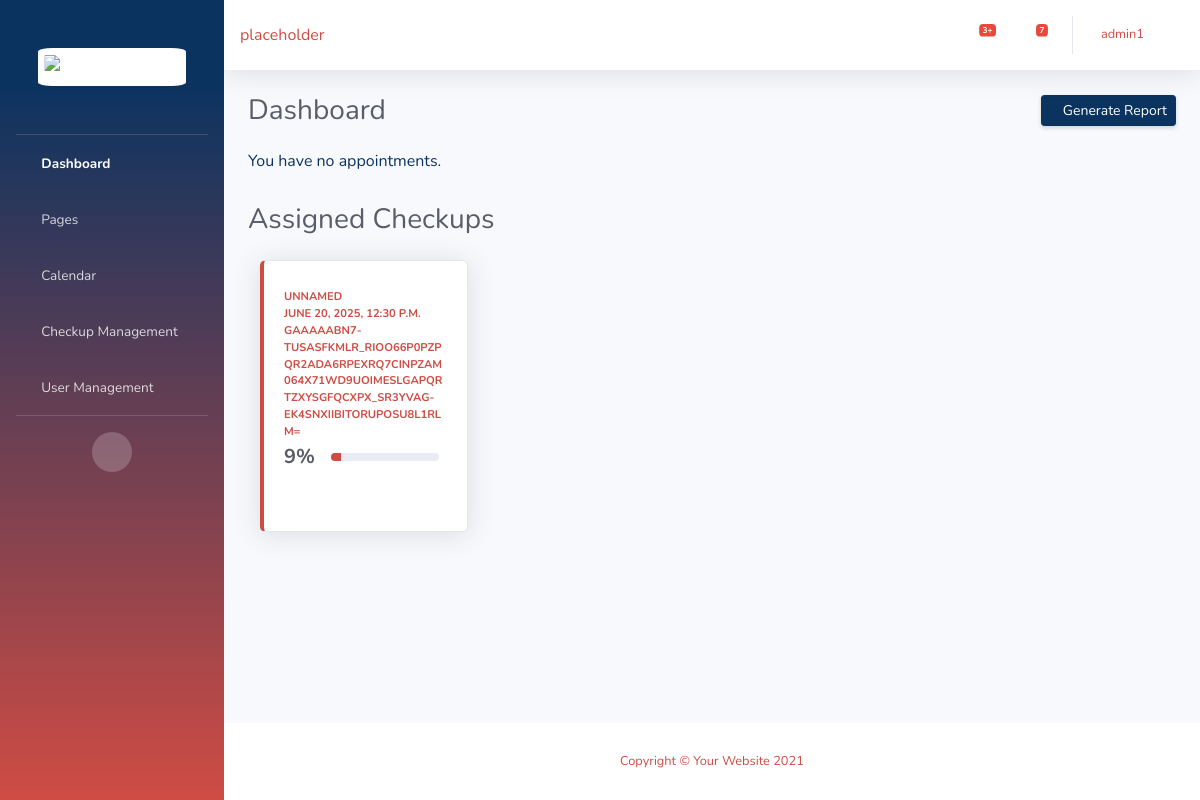
The app's page /home/ (signed in), older data.
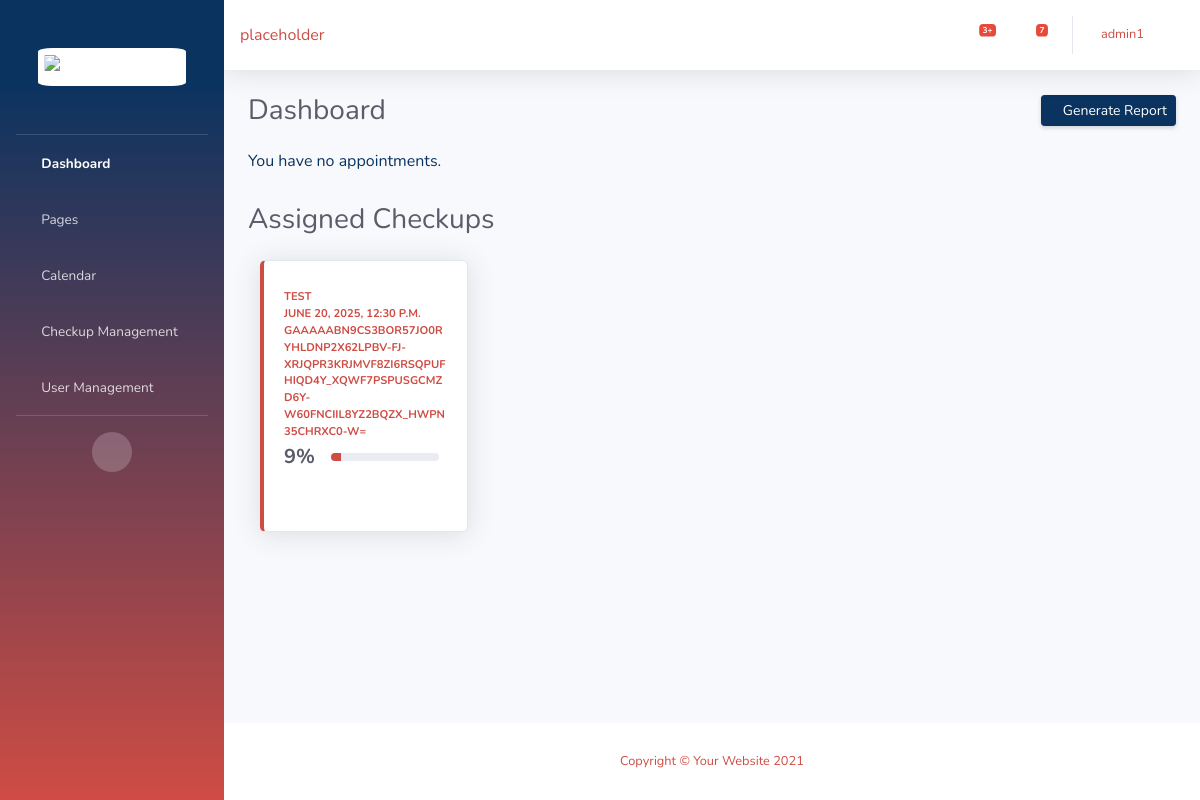
The same page, newer data.
### app/models.py (models this page shows, shortened)
class Checkup(models.Model):
    customer = models.ForeignKey(User, on_delete=models.CASCADE, blank=True,null=True)
    name = models.CharField(max_length=50,default="Unnamed")
    address = EncryptedCharField(max_length=100)
    contact = EncryptedCharField(max_length=150,blank=True,null=True)
    status = models.CharField(max_length=50,default='Pending')
    inspectors = models.ManyToManyField(User, related_name='inspector', default=1)
    startDT = models.DateTimeField(null=True)
    departDT = models.DateTimeField(null=True)
    comments = models.TextField(blank=True,null=True)
    def completion_percentage(self):
        total_items = self.items.count()
        if total_items == 0:
            return 0
        completed_items = self.items.filter(is_completed=True).count()
        return round((completed_items / total_items) * 100)

### app/views.py (the view)
# urls.py: 2. Add a URL to urlpatterns:  path('', views.home, name='home')
@login_required
def home(request):
    if (request.user.is_authenticated != True):
        print("You not logged in")
        return redirect('login')
    yourCheckups = Checkup.objects.filter(customer=request.user)
    assignedCheckups = Checkup.objects.filter(inspectors=request.user)
    context = {'assignedChecks':assignedCheckups,'yourChecks':yourCheckups}
    return render(request, 'base.html', Context(request,context))

### app/models.py (called while the page is built)
def Context(request, extra=None):
    BasicContext = {'user':request.user}
    if extra != None:
        return {k: v for d in (BasicContext, extra) for k, v in d.items()}
    else:
        return BasicContext

### app/templates/base.html (shortened to what the changed rows need)
<!DOCTYPE html>
{% load static %}
<html lang="en">
  <head>
    <link
      href="{% static 'vendor/fontawesome-free/css/all.min.css' %}"
      rel="stylesheet"
      type="text/css"
    />
    <link href="{% static 'css/sb-admin-2.css' %}" rel="stylesheet" />
  </head>
  <body id="page-top">
    <div id="wrapper">
      <div id="content-wrapper" class="d-flex flex-column">
        <div id="content">
          {% block content %}
          <div class="container-fluid">
            <div class="d-sm-flex align-items-center justify-content-between mb-4">
              <h1 class="h3 mb-0 text-gray-800">Dashboard</h1>
            </div>
            {% if user.groups.all.0.name == 'Inspector' %}
            <div class="d-sm-flex align-items-center justify-content-between mb-4">
              <h1 class="h3 mb-0 text-gray-800">Assigned Checkups</h1>
            </div>
            {% for i in assignedChecks %}{% if i.status != Complete %}
            <div class="col-xl-3 col-md-6 mb-4">
              <div class="card border-left-info shadow h-100 py-2">
                <div class="card-body">
                  <a href="{% url 'Edit' checkup_id=i.id %}">
                    <div class="row no-gutters align-items-center">
                      <div class="col mr-2">
                        <div class="text-xs font-weight-bold text-info text-uppercase mb-1">
                          {{ i.name }}<br />{{ i.startDT }}<br />{{ i.address }}
                        </div>
                        <div class="row no-gutters align-items-center">
                          <div class="col-auto">
                            <div class="h5 mb-0 mr-3 font-weight-bold text-gray-800">
                              {{ i.completion_percentage }}%
                            </div>
                          </div>
                          <div class="col">
                            <div class="progress progress-sm mr-2">
                              <div
                                class="progress-bar bg-info"
                                role="progressbar"
                                style="width: {{ i.completion_percentage }}%"
                                aria-valuenow="50"
                                aria-valuemin="0"
                                aria-valuemax="100"
                              ></div>
                            </div>
                          </div>
                        </div>
                      </div>
                      <div class="col-auto">
                        <i class="fas fa-clipboard-list fa-2x text-gray-300"></i>
                      </div>
                    </div>
                  </a>
                </div>
              </div>
            </div>
            {% endif %} {% endfor %} {% endif %}
          </div>
          {% endblock %}
        </div>
      </div>
    </div>
  </body>
</html>

Row changes from the older to the newer data that the page shows:
changed Checkup: name "UNNAMED" → "TEST"; address "GAAAAABN7-TUSASFKMLR_RIOO66P0PZPQR2ADA6RPEXRQ7CINPZAM064X71WD9UOIMESLGAPQRTZXYSGFQCXPX_SR3YVAG-EK4SNXIIBITORUPOSU8L1RLM=" → "GAAAAABN9CS3BOR57JO0RYHLDNP2X62LPBV-FJ-XRJQPR3KRJMVF8ZI6RSQPUFHIQD4Y_XQWF7PSPUSGCMZD6Y-W60FNCIIL8YZ2BQZX_HWPN35CHRXC0-W="
